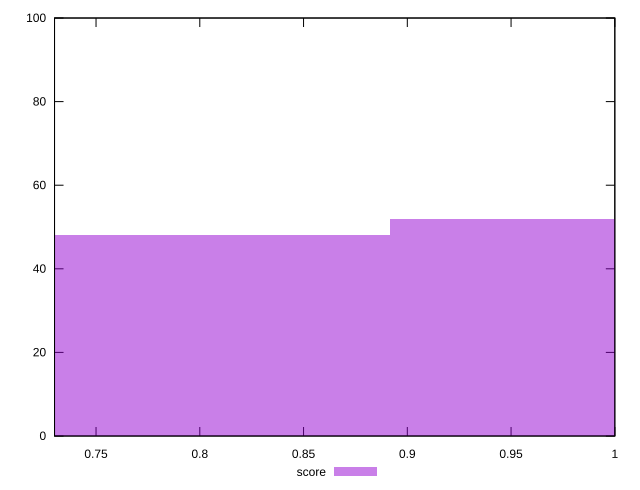

This chart was generated by the following gnuplot code:
reset

$score <<EOF
0.8107589817918472 48
0.9729107781502168 52
EOF

set key outside below
set boxwidth 0.16215179635836946
set xrange [0.73:1]
set yrange [0:100]
set trange [0:100]
set style fill transparent solid 0.5 noborder
set terminal svg size 640, 490 enhanced background rgb 'white'
set output "report_00019_2021-02-10T18-14-37.922Z//first-cpu-idle/samples/pages+cached+noadtech+nomedia+nocss/score/histogram.svg"

plot $score title "score" with boxes

reset
